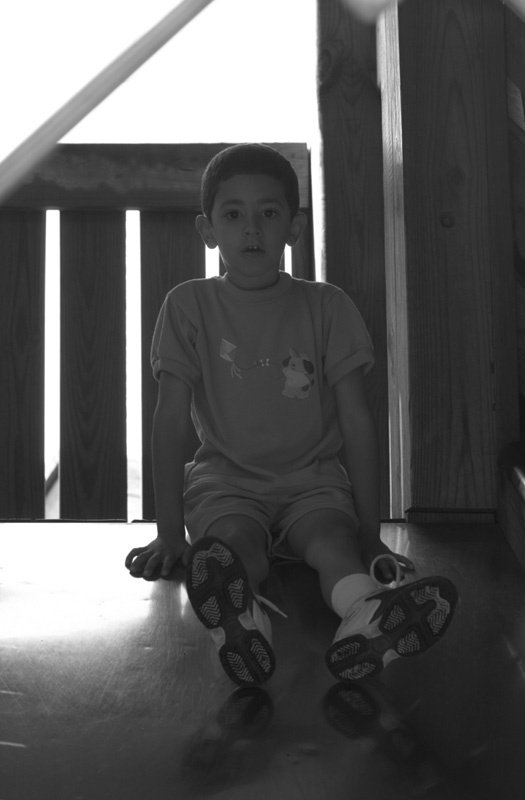
#> input picture 0521/p02_比較度增強/img2/equal.jpg, 525 x 800 px
$ python 05_equalHist.py
#> lines starting #> are read from the running program, lines starting #| are printed output that depends on the picture
# -*- coding: utf-8 -*-

import numpy as np
import cv2
import math
import matplotlib.pyplot as plt
#計算圖像灰度長條圖
def calcGrayHist(image):
    #灰度圖像矩陣的寬高
    rows,cols = image.shape
    #存儲灰度長條圖
    grayHist = np.zeros([256],np.uint32)
    for r in range(rows):
        for c in range(cols):
            grayHist[image[r][c]] +=1
    return grayHist
#長條圖均衡化
def equalHist(image):
    #灰度圖像矩陣的寬高
    rows,cols = image.shape
    #計算灰度長條圖
    grayHist = calcGrayHist(image)
    #計算累積灰度長條圖
    zeroCumuMoment = np.zeros([256],np.uint32)
    for p in range(256):
        if p == 0:
            zeroCumuMoment[p] = grayHist[0]
        else:
            zeroCumuMoment[p] = zeroCumuMoment[p-1] + grayHist[p]
    #根據長條圖均衡化得到的輸入灰度級和輸出灰度級的映射
    outPut_q = np.zeros([256],np.uint8)
    cofficient = 256.0/(rows*cols)
    for p in range(256):
        q = cofficient* float(zeroCumuMoment[p]) -1
        if q >= 0:
            outPut_q[p] = math.floor(q)
        else:
            outPut_q[p] = 0
    #得到長條圖均衡化後的圖像
    equalHistImage  = np.zeros(image.shape,np.uint8)
    for r in range(rows):
        for c in range(cols):
            equalHistImage[r][c] = outPut_q[image[r][c]]
    return equalHistImage


image = cv2.imread('img2/equal.jpg',cv2.IMREAD_GRAYSCALE)
#> image is the input picture: shape (800, 525); min 16, max 255, mean 89
cv2.imshow("image",image)
#長條圖均衡化
result = equalHist(image)
#> in equalHist, `grayHist = calcGrayHist(image)`: grayHist = 256 values, max 55342 at index 255, min 0 at index 0, mean 1640.6
#> after the loop in equalHist, `for p in range(256):`: zeroCumuMoment = 256 values from 0 to 420000
#> the loop in equalHist, `for p in range(256):` made 256 passes
#> q on passes 1 to 3: -1, -1, -1
#> after the loop in equalHist, `for p in range(256):`: outPut_q = 256 values from 0 to 254
#> after the loop in equalHist, `for r in range(rows):`:
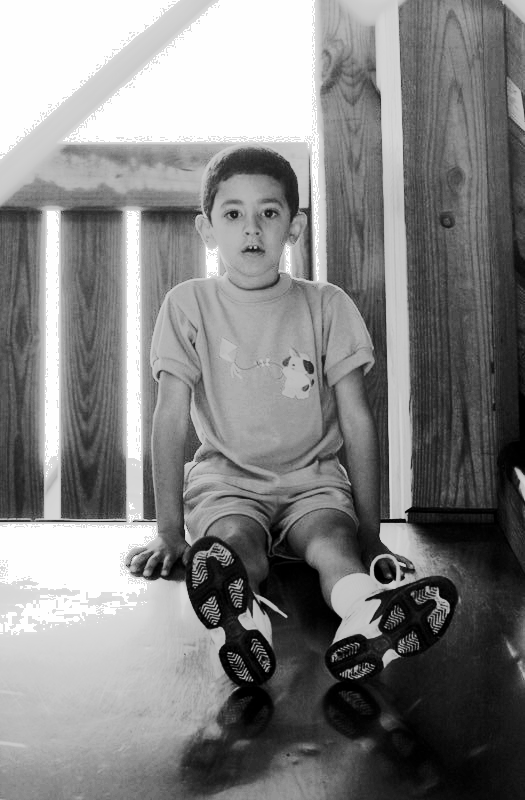
#> equalHistImage: shape (800, 525); min 0, max 254, mean 130.4
cv2.imshow("equalHist",result)
cv2.imwrite("equalHist.jpg",result)
#長條圖均衡話後的灰度長條圖
#組數
numberBins = 256
#計算灰度長條圖
rows,cols = image.shape
#> rows = 800; cols = 525
histEqualResultSeq = result.reshape([rows*cols,])
histogram,bins,patch_image= plt.hist(histEqualResultSeq,numberBins,facecolor='black',histtype='bar')
#> histogram = 256 values, max 55342 at index 255, min 0 at index 3, mean 1640.6; bins = 257 values from 0 to 254; patch_image = 256 items
#設置坐標軸的標籤
plt.xlabel(u"gray Level")
plt.ylabel(u"number of pixels")
#設置坐標軸的範圍
y_maxValue = np.max(histogram)
#> y_maxValue = 55342
plt.axis([0,255,0,y_maxValue])
plt.show()
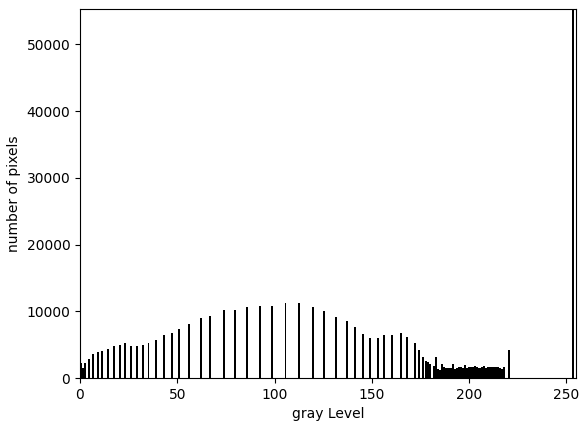
#> figure drawn by matplotlib, 1 panel; tallest bar 55342 high, from x = 253 to 254
cv2.waitKey(0)
cv2.destroyAllWindows()

$ run again, with 0521/p02_比較度增強/img2/img2.jpg copied over 0521/p02_比較度增強/img2/equal.jpg
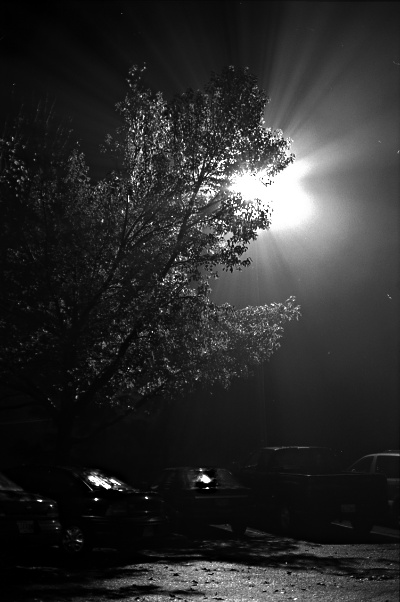
#> input picture 0521/p02_比較度增強/img2/img2.jpg, 400 x 602 px
#> image is the input picture: shape (602, 400); min 0, max 255, mean 43.5
#> in equalHist, `grayHist = calcGrayHist(image)`: grayHist = 256 values, max 6892 at index 10, min 26 at index 228, mean 940.6
#> after the loop in equalHist, `for p in range(256):`: zeroCumuMoment = 256 values from 3975 to 240800
#> the loop in equalHist, `for p in range(256):` made 256 passes
#> q on passes 1 to 3: 3.23, 7.66, 12.29
#> after the loop in equalHist, `for p in range(256):`: outPut_q = 256 values from 3 to 255
#> after the loop in equalHist, `for r in range(rows):`:
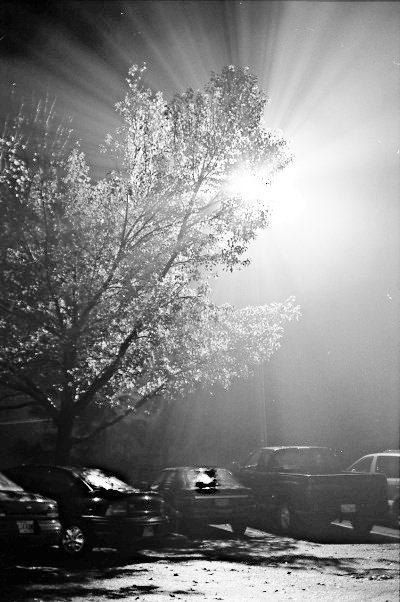
#> equalHistImage: shape (602, 400); min 3, max 255, mean 128.2
#> histogram = 256 values, max 6892 at index 53, min 0 at index 1, mean 940.6; bins = 257 values from 3 to 255; patch_image = 256 items
#> y_maxValue = 6892
#> `plt.show()`:
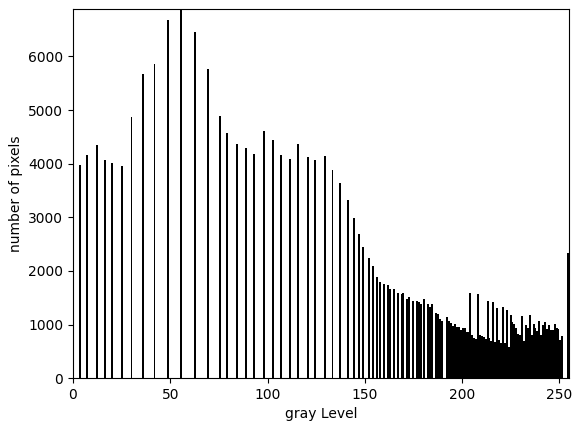
#> figure drawn by matplotlib, 1 panel; tallest bar 6892 high, from x = 55.17 to 56.16
